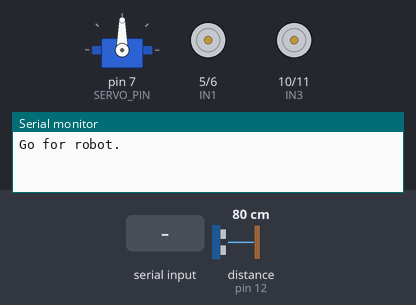
Recording of a sketch running on a simulated Arduino Uno, built with avr-gcc and run on an emulated ATmega328P. Parts: servo, motor-driver pin pairs drawn as motors (green arrow = first pin HIGH = forward, orange = second pin HIGH = backward, longer = more drive, scaled by the enable pin), the last lines printed to the serial monitor. Wiring (inferred from the names in the program): ultrasonic range finder: trigger pin 8; echo pin 12. The inputs (shaded band) are chosen by the test bench; at power-on: distance to the obstacle (sensor on pin 12) 80 cm. The echo pulse lasts 58.3 µs per cm.

Above: at 1.2 s.
1.3 s: "F90\n" received over the second serial link
At 2.5 s:
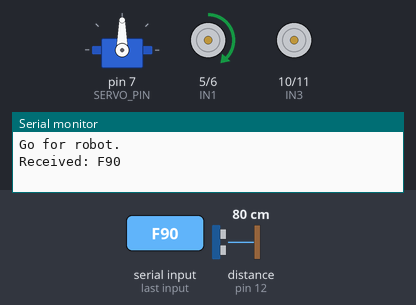
2.8 s: "STOP\n" received over the second serial link
At 3.7 s:
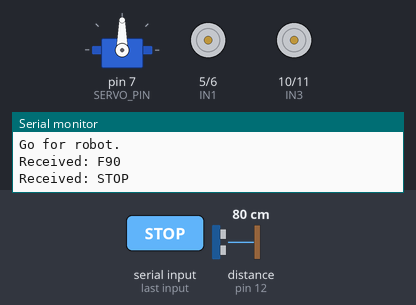
4.3 s: "S,45\n" received over the second serial link
At 4.9 s:
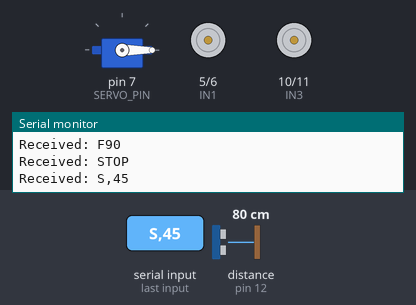
5.8 s: "L90\n" received over the second serial link
At 7.0 s:
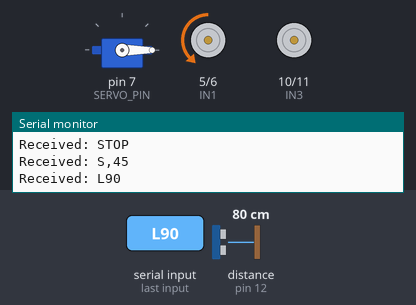
7.3 s: "S90\n" received over the second serial link
At 8.3 s:
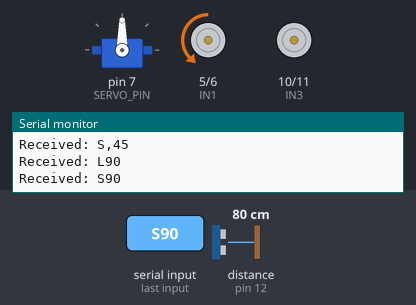
8.8 s: "L,45\n" received over the second serial link
At 9.5 s:
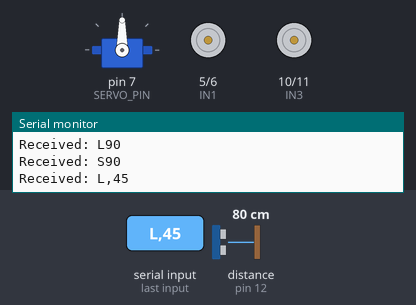
Timing chart, 0 to 11.3 s (numbered marks = the images above; inputs shaded):
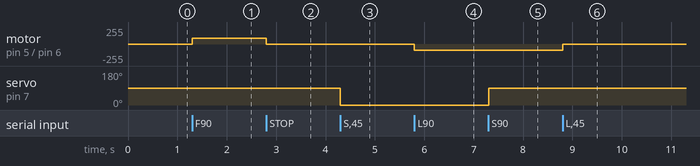

Measured:
- after the input at 1.3 s, motor on pin 5 (IN1) / pin 6 (IN2): stopped → forward 90/255 at once
- after the input at 2.8 s, motor on pin 5 (IN1) / pin 6 (IN2): forward 90/255 → stopped at once
- after the input at 4.3 s, servo on pin 7 (SERVO_PIN): 90° → 0° at once
- after the input at 5.8 s, motor on pin 5 (IN1) / pin 6 (IN2): stopped → backward 90/255 at once
- after the input at 7.3 s, servo on pin 7 (SERVO_PIN): 0° → 90° at once
- after the input at 8.8 s, motor on pin 5 (IN1) / pin 6 (IN2): backward 90/255 → stopped at once

The sketch:

AntBot_integrated_01.ino
```cpp
/*
  An all-in-one script to control AntBot
  * Motors
  * Servo
  * Sensor
  * Bluetooth
*/

#include <Servo.h>
#include <SoftwareSerial.h>

// Bluetooth Setup
SoftwareSerial bluetooth(2, 3);

// Motor pins (L298N)
const int IN1 = 5;
const int IN2 = 6;
const int IN3 = 10;
const int IN4 = 11;
const int ENA = 9;
const int ENB = 4;

// Servo
Servo headServo;
const int SERVO_PIN = 7;

// Untrasonic sensor
const int TRIG_PIN = 8;
const int ECHO_PIN = 12;

void setup() {
  // Initialize Serial for debugging
  Serial.begin(9600);

  // Initialize Bluetooth
  bluetooth.begin(9600);

  // Motor pins
  pinMode(IN1, OUTPUT);
  pinMode(IN2, OUTPUT);
  pinMode(IN3, OUTPUT);
  pinMode(IN4, OUTPUT);
  pinMode(ENA, OUTPUT);
  pinMode(ENB, OUTPUT);

  // Servo
  headServo.attach(SERVO_PIN);
  headServo.write(90); // Center position

  // Ultrasonic sensor
  pinMode(TRIG_PIN, OUTPUT);
  pinMode(ECHO_PIN, INPUT);

  Serial.println("Go for robot.");
  bluetooth.println("Go for Bluetooth.");
}

void loop() {
  // put your main code here, to run repeatedly:
  // Check for Bluetooth
  if (bluetooth.available()){
    String command = bluetooth.readStringUntil('\n');
    command.trim();
    processCommand(command);
  }

  // Read and send sensor data periodically
  static unsigned long lastSensorRead = 0;
  if (millis() - lastSensorRead > 500) {
    int distance = readDistance();
    bluetooth.print("D: ");
    bluetooth.println(distance);
    lastSensorRead = millis();
  }
}

void processCommand(String cmd) {
  Serial.print("Received: ");
  Serial.println(cmd);

  if (cmd.startsWith("F")) {
    // Forward - extract speed
    int speed = cmd.substring(1).toInt();
    moveForward(speed);
  }
  else if (cmd == "STOP") {
    stopMotors();
  }
  else if (cmd.startsWith("S")) {
    // Servo - extract angle
    int angle = cmd.substring(1).toInt();
    headServo.write(angle);
  }
  else if (cmd.startsWith("L")) {
    // Left turn
    int speed = cmd.substring(1).toInt();
    turnLeft(speed);
  }
  else if (cmd.startsWith("R")) {
    // Right turn
    int speed = cmd.substring(1).toInt();
    turnRight(speed);
  }
  else if (cmd.startsWith("B")) {
    // Backward
    int speed = cmd.substring(1).toInt();
    moveBackward(speed);
  }
}

void moveForward(int speed) {
  // Left motors forward
  analogWrite(ENA, speed);
  digitalWrite(IN1, HIGH);
  digitalWrite(IN2, LOW);

  // Right motors forward
  analogWrite(ENB, speed);
  digitalWrite(IN3, HIGH);
  digitalWrite(IN4, LOW);

}

void moveBackward(int speed) {
  analogWrite(ENA, speed);
  digitalWrite(IN1, HIGH);
  digitalWrite(IN2, LOW);

  analogWrite(ENA, speed);
  digitalWrite(IN1, HIGH);
  digitalWrite(IN2, LOW);
}

void turnLeft(int speed) {
  // Left motors backward, right forward
  analogWrite(ENA, speed);
  digitalWrite(IN1, LOW);
  digitalWrite(IN2, HIGH);

  analogWrite(ENB, speed);
  digitalWrite(IN3, LOW);
  digitalWrite(IN4, HIGH);
}

void turnRight(int speed) {
  // Left motors forward, right backward
  analogWrite(ENA, speed);
  digitalWrite(IN1, HIGH);
  digitalWrite(IN2, LOW);

  analogWrite(ENA, speed);
  digitalWrite(IN3, LOW);
  digitalWrite(IN4, HIGH);
}

void stopMotors() {
  analogWrite(ENA, 0);
  analogWrite(ENB, 0);
}

int readDistance() {
  // Send pulse
  digitalWrite(TRIG_PIN, LOW);
  delayMicroseconds(2);
  digitalWrite(TRIG_PIN, HIGH);
  delayMicroseconds(10);
  digitalWrite(TRIG_PIN, LOW);

  // Read echo
  long duration = pulseIn(ECHO_PIN, HIGH);

  int distance = duration * 0.0133 / 2;

  return distance;
}
```
